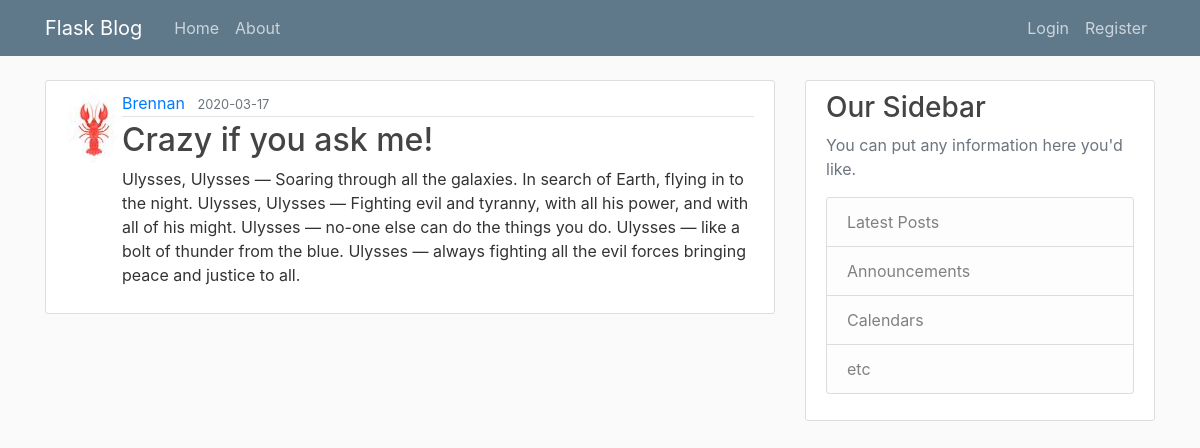
The page /post/25 on the database as committed earlier.
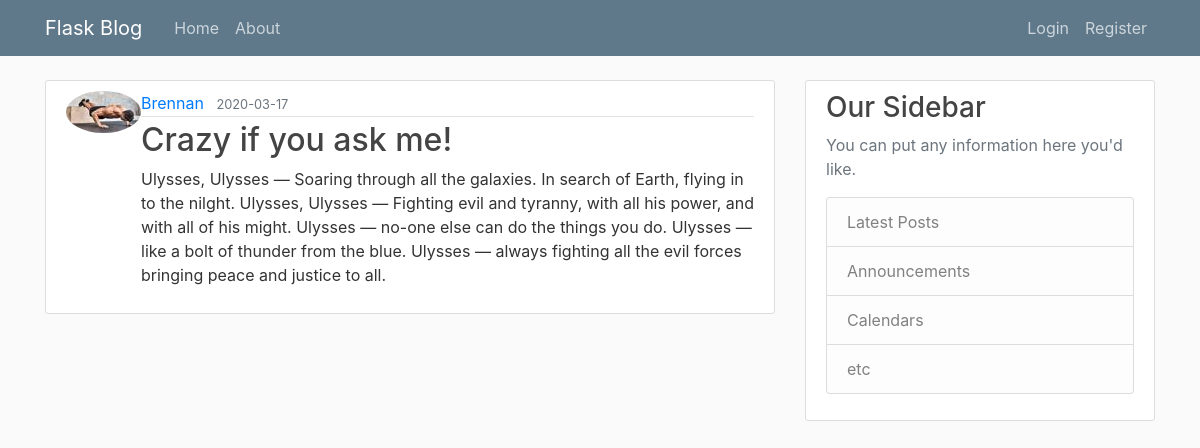
The same page on the database as committed later.
### flaskblog/models.py (models this page shows, shortened)
class User(db.Model, UserMixin):
    id = db.Column(db.Integer, primary_key=True)
    username = db.Column(db.String(20), unique=True, nullable=False)
    email = db.Column(db.String(120), unique=True, nullable=False)
    image_file = db.Column(db.String(20), nullable=False, default="default.jpg")
    password = db.Column(db.String(60), nullable=False)
    posts = db.relationship("Post", backref="author", lazy=True)

class Post(db.Model):
    id = db.Column(db.Integer, primary_key=True)
    title = db.Column(db.String(100), nullable=False)
    date_posted = db.Column(db.DateTime, nullable=False, default=datetime.utcnow)
    content = db.Column(db.Text, nullable=False)
    user_id = db.Column(db.Integer, db.ForeignKey("user.id"), nullable=False)

### flaskblog/posts/routes.py (the view)
@posts.route("/post/<int:post_id>")
def post(post_id):
    post = Post.query.get_or_404(post_id)
    return render_template("post.html", title=post.title, post=post)

### flaskblog/templates/post.html (shortened to what this page needs)
{% extends "layout.html" %}
{% block content %}
<article class="media content-section">
    <img class="rounded-circle article-image"
        src="{{ url_for('static', filename='profile_pics/' + post.author.image_file) }}">
    <div class="media-body">
        <div class="article-metadata">
            <a class="mr-2"
                href="{{ url_for('users.user_posts', username=post.author.username) }}">{{ post.author.username }}</a>
            <small class="text-muted">{{ post.date_posted.strftime('%Y-%m-%d') }}</small>
        </div>
        <h2 class="article-title">{{ post.title }}</h2>
        <p class="article-content">{{ post.content }}</p>
    </div>
</article>
{% endblock content %}

Rows that differ between the two databases and show on the page:
changed User "Brennan": image_file: a different picture
changed Post "Crazy if you ask me!": content "…flying in to the night. Ulysses, Ulysses — Fighting…" → "…flying in to the nilght. Ulysses, Ulysses — Fighting…"
